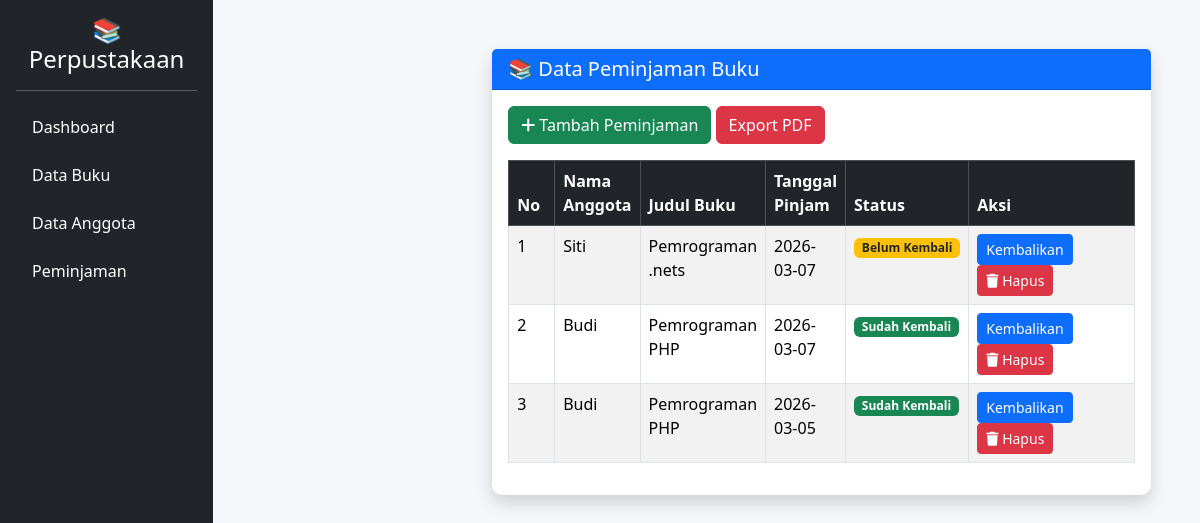
The page /admin/peminjaman/index.php (signed in) on the database its author committed.
### tables this page shows
CREATE TABLE `peminjaman` (
  `id_Peminjam` int(11) NOT NULL,
  `id_anggota` int(11) DEFAULT NULL,
  `id_buku` int(11) DEFAULT NULL,
  `tanggal_pinjam` date DEFAULT NULL,
  `tanggal_kembali` date DEFAULT NULL
);

CREATE TABLE `anggota` (
  `id_anggota` int(11) NOT NULL,
  `nama` varchar(100) NOT NULL,
  `alamat` varchar(100) DEFAULT NULL,
  `no_hp` varchar(100) DEFAULT NULL
);

CREATE TABLE `buku` (
  `id_buku` int(11) NOT NULL,
  `judul` varchar(100) DEFAULT NULL,
  `penulis` varchar(100) DEFAULT NULL,
  `tahun_terbit` int(11) DEFAULT NULL,
  `stok` int(11) DEFAULT NULL,
  `gambar` varchar(255) DEFAULT NULL,
  `deskripsi` varchar(255) DEFAULT NULL
);

### admin/peminjaman/index.php (the view, shortened to what this page needs)
<?php
include "../../config/koneksi.php";
include "../layout/header.php";
include "../layout/sidebar.php";
?>
<div class="content">
<div class="card shadow">
<div class="card-header bg-primary text-white">
<h5 class="mb-0">📚 Data Peminjaman Buku</h5>
</div>
<div class="card-body">
<a href="create.php" class="btn btn-success mb-3">
<i class="fa fa-plus"></i> Tambah Peminjaman
</a>
<a href="laporanPdf.php" target="_blank" class="btn btn-danger mb-3">
Export PDF
</a>
<div class="table-responsive">
<table class="table table-bordered table-striped table-hover">
<thead class="table-dark">
<tr>
<th width="50">No</th>
<th>Nama Anggota</th>
<th>Judul Buku</th>
<th>Tanggal Pinjam</th>
<th>Status</th>
<th width="200">Aksi</th>
</tr>
</thead>
<tbody>
<?php
$no = 1;
$data = mysqli_query($conn,"
SELECT
p.id_peminjam,
p.tanggal_pinjam,
p.tanggal_kembali,
a.nama,
b.judul
FROM peminjaman p
JOIN anggota a ON p.id_anggota = a.id_anggota
JOIN buku b ON p.id_buku = b.id_buku
ORDER BY p.id_peminjam DESC
");
while($d = mysqli_fetch_array($data)){
?>
<tr>
<td><?= $no++; ?></td>
<td><?= $d['nama']; ?></td>
<td><?= $d['judul']; ?></td>
<td><?= $d['tanggal_pinjam']; ?></td>
<td>
<?php
if($d['tanggal_kembali'] == NULL){
?>
<span class="badge bg-warning text-dark">
Belum Kembali
</span>
<?php
}else{
?>
<span class="badge bg-success">
Sudah Kembali
</span>
<?php } ?>
</td>
<td>
<a href="kembali.php?id=<?php echo $d['id_peminjam']; ?>"
class="btn btn-sm btn-primary">
Kembalikan
</a>
<a href="hapus.php?id=<?= $d['id_peminjam']; ?>"
class="btn btn-sm btn-danger"
onclick="return confirm('Yakin hapus data?')">
<i class="fa fa-trash"></i> Hapus
</a>
</td>
</tr>
<?php } ?>
</tbody>
</table>
</div>
</div>
</div>
</div>
<?php include "../layout/footer.php"; ?>

### admin/layout/header.php (style rules this page uses)
body { background:#f4f6f9; }
.content { margin-left:230px; padding:25px; }
.card { border:none; border-radius:10px; box-shadow:0 3px 10px rgba(0,0,0,0.08); }

### rows shown on the page
peminjaman: id_anggota.nama "Siti", id_buku.judul "Pemrograman .nets", tanggal_pinjam "2026-03-07", shows "Belum Kembali"
peminjaman: id_anggota.nama "Budi", id_buku.judul "Pemrograman PHP", tanggal_pinjam "2026-03-07", tanggal_kembali "Sudah Kembali"
peminjaman: id_anggota.nama "Budi", id_buku.judul "Pemrograman PHP", tanggal_pinjam "2026-03-05", tanggal_kembali "Sudah Kembali"
